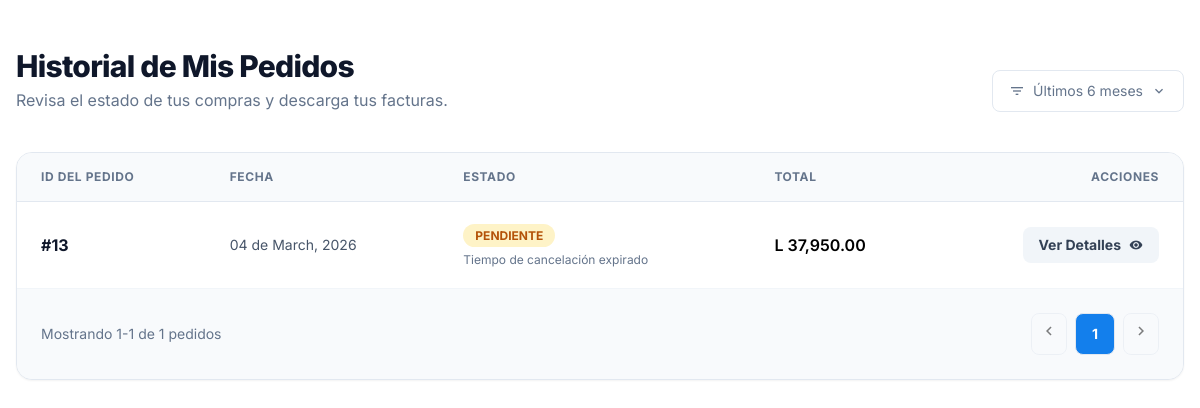
The app's page /client/historialpedidoC.php (signed in), older data.
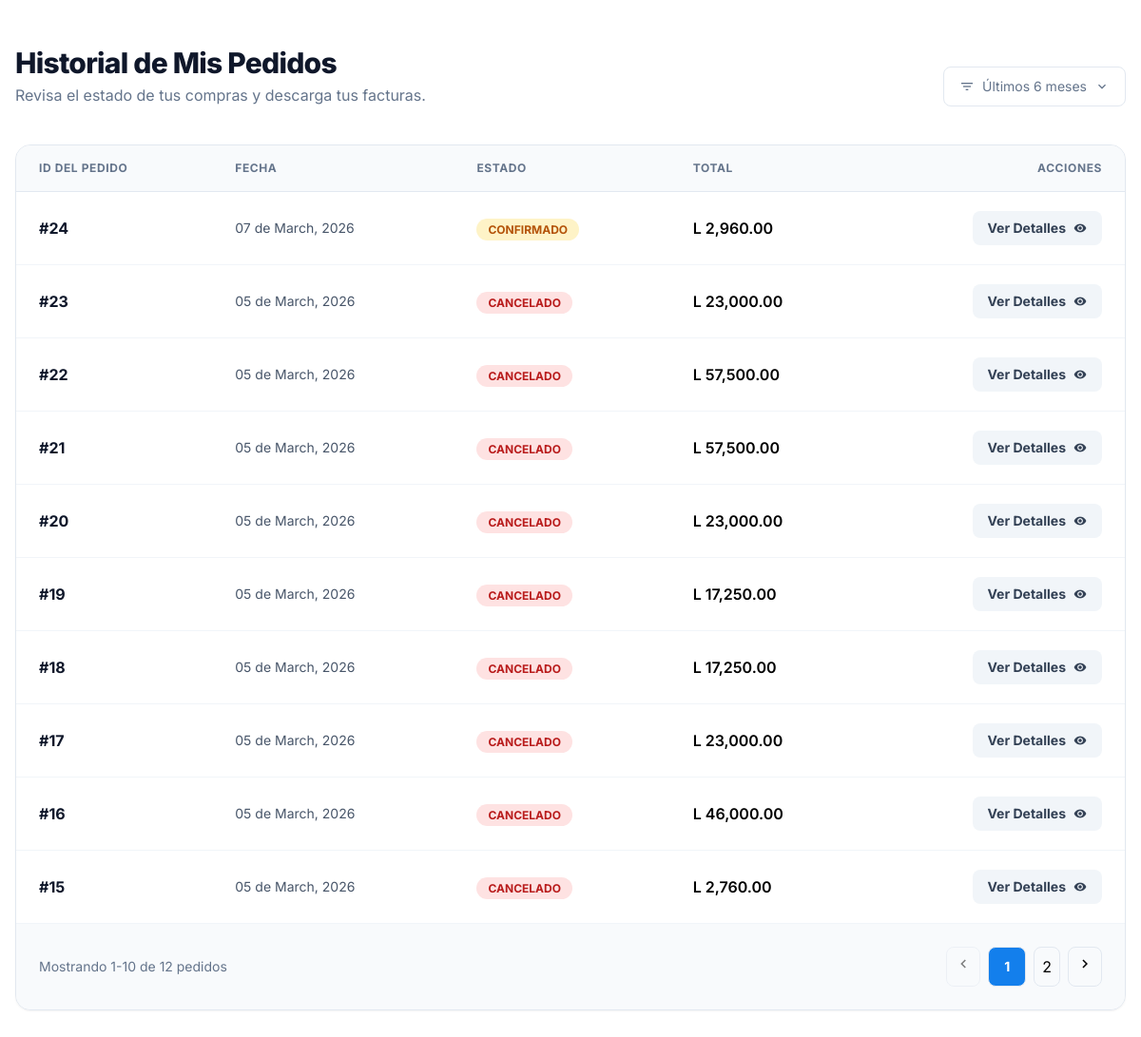
The same page, newer data.
### tables this page shows
CREATE TABLE `pedidos` (
  `id_pedido` int(11) NOT NULL AUTO_INCREMENT,
  `fecha_pedido` datetime NOT NULL DEFAULT current_timestamp(),
  `subtotal` decimal(10,2) NOT NULL,
  `envio_departamento` decimal(10,2) DEFAULT 0.00,
  `impuesto_total` decimal(10,2) DEFAULT 0.00,
  `total` decimal(10,2) NOT NULL,
  `estado` enum('pendiente','confirmado','enviado','entregado','cancelado') DEFAULT 'pendiente',
  `id_cliente` int(11) NOT NULL,
  `id_direccion` int(11) NOT NULL,
  `id_envio` int(11) NOT NULL,
  `id_metodo_pago` int(11) NOT NULL,
  `comprobante_pago` varchar(255) DEFAULT NULL,
  PRIMARY KEY (`id_pedido`),
  KEY `id_cliente` (`id_cliente`),
  KEY `id_direccion` (`id_direccion`),
  KEY `id_envio` (`id_envio`),
  KEY `id_metodo_pago` (`id_metodo_pago`),
  CONSTRAINT `pedidos_ibfk_1` FOREIGN KEY (`id_cliente`) REFERENCES `clientes` (`id_cliente`),
  CONSTRAINT `pedidos_ibfk_2` FOREIGN KEY (`id_direccion`) REFERENCES `direcciones_cliente` (`id_direccion`),
  CONSTRAINT `pedidos_ibfk_3` FOREIGN KEY (`id_envio`) REFERENCES `metodos_envio` (`id_envio`),
  CONSTRAINT `pedidos_ibfk_4` FOREIGN KEY (`id_metodo_pago`) REFERENCES `metodos_pago` (`id_metodo_pago`)
);

### core/sesiones.php (called while the page is built, shortened)
<?php
require_once 'conexion.php';
function usuarioAutenticado() {
    return isset($_SESSION['id_usuario']) && !empty($_SESSION['id_usuario']);
}
function obtenerDatosUsuario() {
    global $conexion;
    $id_usuario = $_SESSION['id_usuario'];
    $query = "SELECT
            u.*,
            c.id_cliente,
            c.nombre as nombre_cliente,
            r.nombre as nombre_rol
          FROM usuarios u
          LEFT JOIN clientes c ON u.id_usuario = c.id_usuario
          LEFT JOIN roles r ON u.id_rol = r.id_rol
          WHERE u.id_usuario = ?";
    $stmt = $conexion->prepare($query);
    $stmt->bind_param("i", $id_usuario);
    $stmt->execute();
    $result = $stmt->get_result();
    $datos = $result->fetch_assoc();
    return $datos;
}

### client/historialpedidoC.php (the view, shortened to what this page needs)
<?php
require_once '../core/sesiones.php';
$usuario = obtenerDatosUsuario();
$id_cliente = $usuario['id_cliente'] ?? null;
$por_pagina = 10;
$pagina_actual = (isset($_GET['page']) && (int)$_GET['page'] > 0) ? (int)$_GET['page'] : 1;
$offset = ($pagina_actual - 1) * $por_pagina;
$sql_total = "SELECT COUNT(*) AS total FROM pedidos WHERE id_cliente = ?";
$stmt_total = $conexion->prepare($sql_total);
$stmt_total->bind_param("i", $id_cliente);
$stmt_total->execute();
$res_total = $stmt_total->get_result();
$total_pedidos = 0;
if ($row_total = $res_total->fetch_assoc()) {
    $total_pedidos = (int)$row_total['total'];
}
$total_paginas = max(1, ceil($total_pedidos / $por_pagina));
$sql = "SELECT id_pedido, fecha_pedido, estado, total
        FROM pedidos
        WHERE id_cliente = ?
        ORDER BY fecha_pedido DESC
        LIMIT ? OFFSET ?";
$stmt = $conexion->prepare($sql);
$stmt->bind_param("iii", $id_cliente, $por_pagina, $offset);
$stmt->execute();
$resultado = $stmt->get_result();
?>
<!DOCTYPE html>
<html class="light" lang="es"><head>
<script src="https://cdn.tailwindcss.com?plugins=forms,container-queries"></script>
<script id="tailwind-config">
        tailwind.config = {
            darkMode: "class",
            theme: {
                extend: {
                    colors: {
                        "primary": "#137fec",
                        "background-light": "#f6f7f8",
                        "background-dark": "#101922",
                    },
                    fontFamily: {
                        "display": ["Inter"]
                    },
                    borderRadius: {
                        "DEFAULT": "0.25rem",
                        "lg": "0.5rem",
                        "xl": "0.75rem",
                        "full": "9999px"
                    },
                },
            },
        }
    </script>
<main class="flex-grow max-w-7xl mx-auto px-4 py-8 md:py-12 w-full">
<div class="flex flex-col md:flex-row md:items-end justify-between gap-4 mb-10">
<div>
<h1 class="text-3xl font-extrabold text-slate-900 dark:text-white tracking-tight">Historial de Mis Pedidos</h1>
<p class="text-slate-500 dark:text-slate-400 mt-1">Revisa el estado de tus compras y descarga tus facturas.</p>
</div>
<div class="flex items-center gap-2 text-sm text-slate-500 bg-white dark:bg-slate-800 px-4 py-2 rounded-lg border border-slate-200 dark:border-slate-700">
<span class="material-icons text-base">filter_list</span>
<span>Últimos 6 meses</span>
<span class="material-icons text-base">expand_more</span>
</div>
</div>
<div class="bg-white dark:bg-slate-900 rounded-2xl shadow-sm border border-slate-200 dark:border-slate-800 overflow-hidden">
<div class="overflow-x-auto">
<table class="w-full text-left border-collapse">
<thead>
<tr class="bg-slate-50 dark:bg-slate-800/50 border-b border-slate-200 dark:border-slate-700">
<th class="px-6 py-4 text-xs font-bold uppercase tracking-wider text-slate-500">ID del Pedido</th>
<th class="px-6 py-4 text-xs font-bold uppercase tracking-wider text-slate-500">Fecha</th>
<th class="px-6 py-4 text-xs font-bold uppercase tracking-wider text-slate-500">Estado</th>
<th class="px-6 py-4 text-xs font-bold uppercase tracking-wider text-slate-500">Total</th>
<th class="px-6 py-4 text-xs font-bold uppercase tracking-wider text-slate-500 text-right">Acciones</th>
</tr>
</thead>
<tbody class="divide-y divide-slate-100 dark:divide-slate-800">
<?php if ($resultado->num_rows > 0): ?>
    <?php while ($pedido = $resultado->fetch_assoc()): ?>
    <?php
        $fecha = date("d \\d\\e F, Y", strtotime($pedido['fecha_pedido']));
        $fechaPedido = new DateTime($pedido['fecha_pedido']);
        $fechaLimite = clone $fechaPedido;
        $fechaLimite->modify('+3 hours');
        $ahora = new DateTime();
        $deadlineTs = $fechaLimite->getTimestamp();
        $puedeCancelar = ($pedido['estado'] === 'pendiente' && $ahora <= $fechaLimite);
        $esPendiente = ($pedido['estado'] === 'pendiente');
        $restanteInicial = $esPendiente ? max(0, $deadlineTs - time()) : 0;
        switch ($pedido['estado']) {
            case 'confirmado':
            case 'pendiente':
                $claseEstado = 'status-badge-procesando';
                $textoEstado = ucfirst($pedido['estado']);
                break;
            case 'cancelado':
                $claseEstado = 'status-badge-cancelado';
                $textoEstado = 'Cancelado';
                break;
        }
    ?>
    <tr class="hover:bg-slate-50/50 dark:hover:bg-slate-800/30 transition-colors" <?php if ($esPendiente): ?>data-deadline="<?php echo $deadlineTs; ?>"<?php endif; ?> data-id="<?php echo $pedido['id_pedido']; ?>">
        <td class="px-6 py-5 whitespace-nowrap">
            <span class="font-bold text-slate-900 dark:text-white">
                #<?php echo $pedido['id_pedido']; ?>
            </span>
        </td>
        <td class="px-6 py-5 whitespace-nowrap text-slate-600 dark:text-slate-400 text-sm">
            <?php echo $fecha; ?>
        </td>
        <td class="px-6 py-5">
            <span class="px-3 py-1 rounded-full text-xs font-bold uppercase <?php echo $claseEstado; ?> estado-label">
                <?php echo $textoEstado; ?>
            </span>
            <?php if ($esPendiente): ?>
            <div class="countdown-cell mt-1.5 text-xs text-slate-500 dark:text-slate-400">
                <?php if ($puedeCancelar): ?>
                <span class="countdown-wrapper">Tiempo restante para cancelar: <strong class="countdown-display"><?php echo gmdate('H:i:s', $restanteInicial); ?></strong></span>
                <span class="expirado-message hidden">Tiempo de cancelación expirado</span>
                <?php else: ?>
                <span class="expirado-message">Tiempo de cancelación expirado</span>
                <?php endif; ?>
            </div>
            <?php endif; ?>
        </td>
        <td class="px-6 py-5 whitespace-nowrap font-semibold">
            L <?php echo number_format($pedido['total'], 2); ?>
        </td>
        <td class="px-6 py-5 whitespace-nowrap text-right">
            <div class="flex flex-wrap justify-end gap-2">
                <button
                    class="btn-ver-detalle inline-flex items-center gap-2 px-4 py-2 bg-slate-100 hover:bg-primary hover:text-white dark:bg-slate-800 dark:hover:bg-primary text-slate-700 dark:text-slate-300 rounded-lg text-sm font-bold transition-all"
                    data-id="<?php echo $pedido['id_pedido']; ?>">
                    Ver Detalles
                    <span class="material-icons text-sm">visibility</span>
                </button>
            </div>
        </td>
    </tr>
    <?php endwhile; ?>
<?php endif; ?>
</tbody>
</table>
</div>
<div class="p-6 bg-slate-50 dark:bg-slate-800/20 border-t border-slate-100 dark:border-slate-800 flex justify-between items-center">
<p class="text-sm text-slate-500">
<?php
       $offset = ($pagina_actual - 1) * $por_pagina;
       $desde = 0;
       $hasta = 0;
       if ($total_pedidos > 0) {
           $desde = $offset + 1;
           $hasta = min($offset + $por_pagina, $total_pedidos);
       }
       echo "Mostrando {$desde}-{$hasta} de {$total_pedidos} pedidos";
        ?>
</p>
<div class="flex gap-2">
    <button
        class="p-2 border border-slate-200 dark:border-slate-700 rounded-lg hover:bg-white dark:hover:bg-slate-700 disabled:opacity-50"
        <?php if ($pagina_actual <= 1): ?>disabled<?php endif; ?>
        onclick="if(<?php echo $pagina_actual; ?> > 1) window.location='?modulo=historialpedidoC&page=<?php echo ($pagina_actual-1); ?>';"
        aria-label="Anterior"
    >
        <span class="material-icons text-lg leading-none">chevron_left</span>
    </button>
    <?php
        $max_buttons = 5;
        $mitad = floor($max_buttons/2);
        $inicio = max(1, $pagina_actual - $mitad);
        $fin = min($total_paginas, $inicio + $max_buttons - 1);
        if ($fin - $inicio < $max_buttons - 1) {
            $inicio = max(1, $fin - $max_buttons + 1);
        }
        for ($i = $inicio; $i <= $fin; $i++):
    ?>
        <button
            class="p-2 border border-slate-200 dark:border-slate-700 rounded-lg <?php echo ($i==$pagina_actual) ? 'bg-primary text-white font-bold px-4 text-sm' : 'hover:bg-white dark:hover:bg-slate-700'; ?>"
            <?php if ($i == $pagina_actual): ?>disabled<?php endif; ?>
            onclick="if(<?php echo $i; ?> != <?php echo $pagina_actual; ?>) window.location='?modulo=historialpedidoC&page=<?php echo $i; ?>';"
        ><?php echo $i; ?></button>
    <?php endfor; ?>
    <button
        class="p-2 border border-slate-200 dark:border-slate-700 rounded-lg hover:bg-white dark:hover:bg-slate-700 disabled:opacity-50"
        <?php if ($pagina_actual >= $total_paginas): ?>disabled<?php endif; ?>
        onclick="if(<?php echo $pagina_actual; ?> < <?php echo $total_paginas; ?>) window.location='?modulo=historialpedidoC&page=<?php echo ($pagina_actual+1); ?>';"
        aria-label="Siguiente"
    >
        <span class="material-icons text-lg leading-none">chevron_right</span>
    </button>
</div>
</div>
</div>
</main>
</body></html>
<?php
require_once '../core/sesiones.php';
$id = isset($_POST['id_pedido']) ? (int)$_POST['id_pedido'] : 0;
if (!$id) { echo json_encode(['success'=>false]); exit; }
?>

### client/historialpedidoC.php (style rules this page uses)
.status-badge-procesando { background-color: #fef3c7; color: #b45309; }
.status-badge-cancelado { background-color: #fee2e2; color: #b91c1c; }

Row changes from the older to the newer data that the page shows:
no longer on this page (row unchanged): pedidos: id_pedido "13", fecha_pedido "04 de March, 2026", estado "PENDIENTE", shows "Tiempo de cancelación expirado", total "37,950.00"
added pedidos: id_pedido "24", fecha_pedido "07 de March, 2026", estado "CONFIRMADO", total "2,960.00"
added pedidos: id_pedido "23", fecha_pedido "05 de March, 2026", estado "CANCELADO", total "23,000.00"
added pedidos: id_pedido "22", fecha_pedido "05 de March, 2026", estado "CANCELADO", total "57,500.00"
added pedidos: id_pedido "21", fecha_pedido "05 de March, 2026", estado "CANCELADO", total "57,500.00"
added pedidos: id_pedido "20", fecha_pedido "05 de March, 2026", estado "CANCELADO", total "23,000.00"
added pedidos: id_pedido "19", fecha_pedido "05 de March, 2026", estado "CANCELADO", total "17,250.00"
added pedidos: id_pedido "18", fecha_pedido "05 de March, 2026", estado "CANCELADO", total "17,250.00"
added pedidos: id_pedido "17", fecha_pedido "05 de March, 2026", estado "CANCELADO", total "23,000.00"
added pedidos: id_pedido "16", fecha_pedido "05 de March, 2026", estado "CANCELADO", total "46,000.00"
added pedidos: id_pedido "15", fecha_pedido "05 de March, 2026", estado "CANCELADO", total "2,760.00"
Text that changed along with them:
$hasta: "1" → "10"
$total_pedidos: "1" → "12"
new list line: "2"
